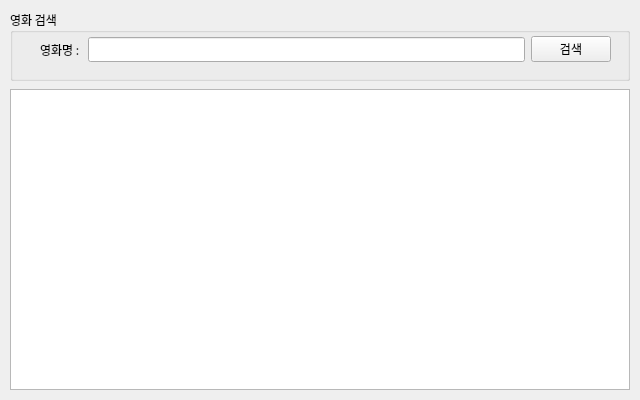
<?xml version="1.0" encoding="UTF-8"?>
<ui version="4.0">
 <class>FrmMain</class>
 <widget class="QWidget" name="FrmMain">
  <property name="windowModality">
   <enum>Qt::NonModal</enum>
  </property>
  <property name="enabled">
   <bool>true</bool>
  </property>
  <property name="geometry">
   <rect>
    <x>0</x>
    <y>0</y>
    <width>640</width>
    <height>400</height>
   </rect>
  </property>
  <property name="sizePolicy">
   <sizepolicy hsizetype="Fixed" vsizetype="Fixed">
    <horstretch>0</horstretch>
    <verstretch>0</verstretch>
   </sizepolicy>
  </property>
  <property name="minimumSize">
   <size>
    <width>640</width>
    <height>400</height>
   </size>
  </property>
  <property name="maximumSize">
   <size>
    <width>640</width>
    <height>400</height>
   </size>
  </property>
  <property name="font">
   <font>
    <family>나눔고딕</family>
   </font>
  </property>
  <property name="windowTitle">
   <string>네이버API 영화검색앱</string>
  </property>
  <widget class="QWidget" name="verticalLayoutWidget">
   <property name="geometry">
    <rect>
     <x>10</x>
     <y>10</y>
     <width>620</width>
     <height>71</height>
    </rect>
   </property>
   <layout class="QVBoxLayout" name="searchLayout">
    <item>
     <widget class="QGroupBox" name="groupBox">
      <property name="title">
       <string>영화 검색</string>
      </property>
      <widget class="QWidget" name="layoutWidget">
       <property name="geometry">
        <rect>
         <x>30</x>
         <y>24</y>
         <width>571</width>
         <height>31</height>
        </rect>
       </property>
       <layout class="QHBoxLayout" name="horizontalLayout">
        <item>
         <widget class="QLabel" name="label">
          <property name="text">
           <string>영화명 : </string>
          </property>
         </widget>
        </item>
        <item>
         <widget class="QLineEdit" name="txtSearch"/>
        </item>
        <item>
         <widget class="QPushButton" name="btnSearch">
          <property name="text">
           <string>검색</string>
          </property>
         </widget>
        </item>
       </layout>
      </widget>
     </widget>
    </item>
   </layout>
  </widget>
  <widget class="QWidget" name="verticalLayoutWidget_2">
   <property name="geometry">
    <rect>
     <x>10</x>
     <y>89</y>
     <width>620</width>
     <height>301</height>
    </rect>
   </property>
   <layout class="QVBoxLayout" name="resultLayout">
    <item>
     <widget class="QTableWidget" name="tblResult">
      <property name="font">
       <font>
        <family>나눔고딕</family>
       </font>
      </property>
     </widget>
    </item>
   </layout>
  </widget>
 </widget>
 <resources/>
 <connections/>
</ui>
